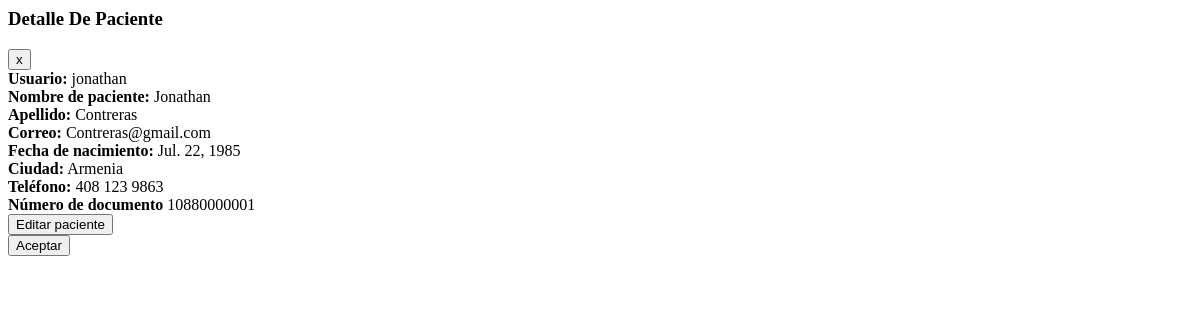
The page /users/detail_patient/6 on the database as committed earlier.
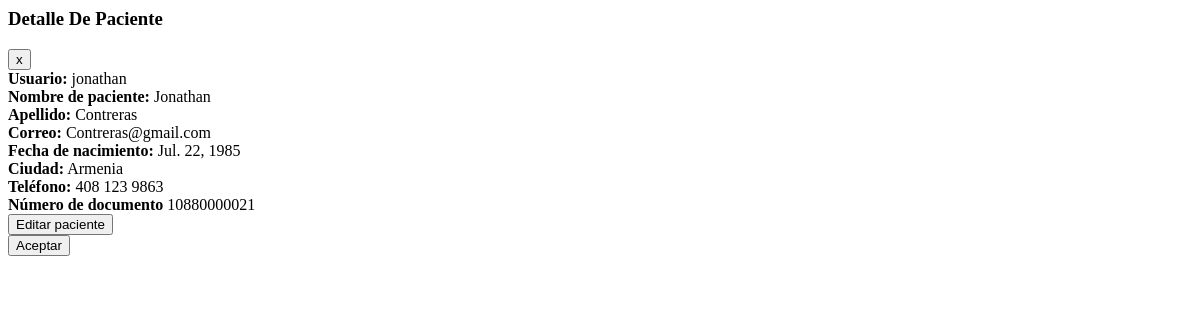
The same page on the database as committed later.
### apps/users/models.py (models this page shows, shortened)
class Users(AbstractUser):
    document = models.CharField(blank=True, null=True,max_length=40)
    born_date = models.DateField(blank=True, null=True)
    phone = models.CharField(max_length=20, blank=True, null=True)
    address = models.CharField(max_length=100, blank=True, null=True)
    city = models.CharField(blank=True, null=True,max_length=30)
    group = models.ForeignKey(Group, null=True)
    class Meta:
        db_table = 'users'

### apps/users/views.py (the view)
# urls.py: url(r'^detail_patient/(?P<pk>\d+)$', DetailPatient.as_view(), name="detail_patient"),
class DetailPatient(DetailView):
    model = Users
    template_name = 'users/detail_patient.html'

### templates/users/detail_patient.html (shortened to what this page needs)
<div class="modal-dialog modal-lg">
        <div class="modal-content">
                <div class="modal-header">
                        <h3>Detalle De Paciente</h3>
                        <button type="button" class="close" data-dismiss="modal">x</button>
                </div>
                <div class="modal-body">
                <div class="row">
                        <div class="col-lg-9 col-xs-9 col-sm-9 col-md-9" align="left">
                                <b>Usuario:</b>
                                {% if object.username %}
                                    {{ object.username }}</br>
                                  {% else %}
                                    No definido</br>
                                {% endif %}
                                <b>Nombre de paciente:</b>
                                {% if object.first_name %}
                                    {{ object.first_name }}</br>
                                  {% else %}
                                    No definido</br>
                                {% endif %}
                                <b>Apellido:</b>
                                {% if object.last_name %}
                                    {{ object.last_name }}</br>
                                  {% else %}
                                    No definido</br>
                                {% endif %}
                                <b>Correo:</b>
                                {% if object.email %}
                                    {{ object.email }}</br>
                                  {% else %}
                                    No definido</br>
                                {% endif %}
                                <b>Fecha de nacimiento:</b>
                                {% if object.born_date %}
                                    {{ object.born_date }}</br>
                                  {% else %}
                                    No definido</br>
                                {% endif %}
                                <b>Ciudad:</b>
                                {% if object.city %}
                                    {{ object.city }}</br>
                                  {% else %}
                                    No definido</br>
                                {% endif %}
                                <b>Teléfono:</b>
                                {% if object.phone %}
                                    {{ object.phone }}</br>
                                  {% else %}
                                    No definido</br>
                                {% endif %}
                                <b>Número de documento</b>
                                {% if object.document %}
                                    {{ object.document }}</br>
                                  {% else %}
                                    No definido</br>
                                {% endif %}
                        </div>
                  </div>
                </div>
                <div class="modal-footer">
                		<div class="col-lg-4 text-left">
                                <button type="button" class="btn btn-primary" onclick="return abrir_modal('{% url 'edit_patient' object.id %}')" >
                                        Editar paciente
                                </button>
                        </div>
                        <div class="col-lg-4 text-right">
                                <button type="button" class="btn btn-primary" onclick="return cerrar_modal()">
                                        Aceptar
                                </button>
                        </div>
                </div>
        </div>
</div>

Rows that differ between the two databases and show on the page:
changed Users "jonathan": document "10880000001" → "10880000021"
